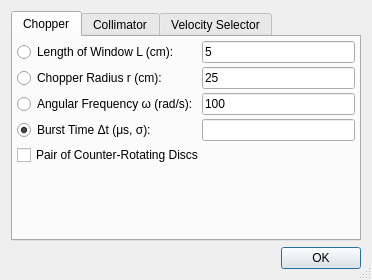
<?xml version="1.0" encoding="UTF-8"?>
<ui version="4.0">
 <class>TofCalcDlg</class>
 <widget class="QDialog" name="TofCalcDlg">
  <property name="geometry">
   <rect>
    <x>0</x>
    <y>0</y>
    <width>372</width>
    <height>280</height>
   </rect>
  </property>
  <property name="windowTitle">
   <string>Component Calculations</string>
  </property>
  <property name="sizeGripEnabled">
   <bool>true</bool>
  </property>
  <layout class="QGridLayout" name="gridLayout">
   <item row="1" column="0">
    <widget class="QDialogButtonBox" name="buttonBox">
     <property name="orientation">
      <enum>Qt::Horizontal</enum>
     </property>
     <property name="standardButtons">
      <set>QDialogButtonBox::Ok</set>
     </property>
    </widget>
   </item>
   <item row="0" column="0">
    <widget class="QTabWidget" name="tabWidget">
     <property name="currentIndex">
      <number>0</number>
     </property>
     <widget class="QWidget" name="tab">
      <attribute name="title">
       <string>Chopper</string>
      </attribute>
      <layout class="QGridLayout" name="gridLayout_2">
       <property name="margin">
        <number>4</number>
       </property>
       <property name="spacing">
        <number>4</number>
       </property>
       <item row="2" column="0">
        <widget class="QRadioButton" name="radioChopperOm">
         <property name="text">
          <string>Angular Frequency ω (rad/s):</string>
         </property>
        </widget>
       </item>
       <item row="1" column="0">
        <widget class="QRadioButton" name="radioChopperR">
         <property name="text">
          <string>Chopper Radius r (cm):</string>
         </property>
        </widget>
       </item>
       <item row="2" column="1">
        <widget class="QLineEdit" name="editChopperOm">
         <property name="text">
          <string>100</string>
         </property>
        </widget>
       </item>
       <item row="0" column="1">
        <widget class="QLineEdit" name="editChopperL">
         <property name="text">
          <string>5</string>
         </property>
        </widget>
       </item>
       <item row="1" column="1">
        <widget class="QLineEdit" name="editChopperR">
         <property name="text">
          <string>25</string>
         </property>
        </widget>
       </item>
       <item row="0" column="0">
        <widget class="QRadioButton" name="radioChopperL">
         <property name="text">
          <string>Length of Window L (cm):</string>
         </property>
        </widget>
       </item>
       <item row="5" column="0" colspan="2">
        <spacer name="verticalSpacer">
         <property name="orientation">
          <enum>Qt::Vertical</enum>
         </property>
         <property name="sizeHint" stdset="0">
          <size>
           <width>20</width>
           <height>40</height>
          </size>
         </property>
        </spacer>
       </item>
       <item row="3" column="1">
        <widget class="QLineEdit" name="editChopperT"/>
       </item>
       <item row="3" column="0">
        <widget class="QRadioButton" name="radioChopperT">
         <property name="text">
          <string>Burst Time Δt (μs, σ):</string>
         </property>
         <property name="checked">
          <bool>true</bool>
         </property>
        </widget>
       </item>
       <item row="4" column="0" colspan="2">
        <widget class="QCheckBox" name="checkChopperCounterRot">
         <property name="text">
          <string>Pair of Counter-Rotating Discs</string>
         </property>
         <property name="checked">
          <bool>false</bool>
         </property>
        </widget>
       </item>
      </layout>
     </widget>
     <widget class="QWidget" name="tab_2">
      <attribute name="title">
       <string>Collimator</string>
      </attribute>
      <layout class="QGridLayout" name="gridLayout_3">
       <property name="margin">
        <number>4</number>
       </property>
       <property name="spacing">
        <number>4</number>
       </property>
       <item row="0" column="0">
        <widget class="QRadioButton" name="radioDivL">
         <property name="text">
          <string>Collimator Length L (cm):</string>
         </property>
        </widget>
       </item>
       <item row="0" column="2">
        <widget class="QLineEdit" name="editDivL">
         <property name="text">
          <string>10</string>
         </property>
        </widget>
       </item>
       <item row="1" column="0">
        <widget class="QRadioButton" name="radioDivW">
         <property name="text">
          <string>Collimator Width w (cm):</string>
         </property>
        </widget>
       </item>
       <item row="1" column="2">
        <widget class="QLineEdit" name="editDivW">
         <property name="text">
          <string>5</string>
         </property>
        </widget>
       </item>
       <item row="2" column="0" colspan="2">
        <widget class="QRadioButton" name="radioDivAng">
         <property name="text">
          <string>Angular Acceptance Δφ (deg, σ):</string>
         </property>
         <property name="checked">
          <bool>true</bool>
         </property>
        </widget>
       </item>
       <item row="2" column="2">
        <widget class="QLineEdit" name="editDivAng"/>
       </item>
       <item row="3" column="0" colspan="3">
        <spacer name="verticalSpacer_2">
         <property name="orientation">
          <enum>Qt::Vertical</enum>
         </property>
         <property name="sizeHint" stdset="0">
          <size>
           <width>307</width>
           <height>93</height>
          </size>
         </property>
        </spacer>
       </item>
      </layout>
     </widget>
     <widget class="QWidget" name="tab_3">
      <attribute name="title">
       <string>Velocity Selector</string>
      </attribute>
      <layout class="QGridLayout" name="gridLayout_4">
       <property name="margin">
        <number>4</number>
       </property>
       <property name="spacing">
        <number>4</number>
       </property>
       <item row="1" column="0">
        <widget class="QRadioButton" name="radioSelTh">
         <property name="text">
          <string>Blade Twist θ (deg):</string>
         </property>
        </widget>
       </item>
       <item row="0" column="0">
        <widget class="QRadioButton" name="radioSelLam">
         <property name="text">
          <string>Neutron Wavelength λ (Å):</string>
         </property>
        </widget>
       </item>
       <item row="2" column="0">
        <widget class="QRadioButton" name="radioSelL">
         <property name="text">
          <string>Selector Length L (cm):</string>
         </property>
        </widget>
       </item>
       <item row="1" column="1">
        <widget class="QLineEdit" name="editSelTh">
         <property name="text">
          <string>50</string>
         </property>
        </widget>
       </item>
       <item row="3" column="0">
        <widget class="QRadioButton" name="radioSelOm">
         <property name="text">
          <string>Angular Frequency ω (rad/s):</string>
         </property>
         <property name="checked">
          <bool>true</bool>
         </property>
        </widget>
       </item>
       <item row="3" column="1">
        <widget class="QLineEdit" name="editSelOm"/>
       </item>
       <item row="0" column="1">
        <widget class="QLineEdit" name="editSelLam">
         <property name="text">
          <string>4.5</string>
         </property>
        </widget>
       </item>
       <item row="2" column="1">
        <widget class="QLineEdit" name="editSelL">
         <property name="text">
          <string>10</string>
         </property>
        </widget>
       </item>
       <item row="4" column="0" colspan="2">
        <spacer name="verticalSpacer_3">
         <property name="orientation">
          <enum>Qt::Vertical</enum>
         </property>
         <property name="sizeHint" stdset="0">
          <size>
           <width>20</width>
           <height>40</height>
          </size>
         </property>
        </spacer>
       </item>
      </layout>
     </widget>
    </widget>
   </item>
  </layout>
 </widget>
 <tabstops>
  <tabstop>tabWidget</tabstop>
  <tabstop>radioChopperL</tabstop>
  <tabstop>editChopperL</tabstop>
  <tabstop>radioChopperR</tabstop>
  <tabstop>editChopperR</tabstop>
  <tabstop>radioChopperOm</tabstop>
  <tabstop>editChopperOm</tabstop>
  <tabstop>radioChopperT</tabstop>
  <tabstop>editChopperT</tabstop>
  <tabstop>checkChopperCounterRot</tabstop>
  <tabstop>radioDivL</tabstop>
  <tabstop>editDivL</tabstop>
  <tabstop>radioDivW</tabstop>
  <tabstop>editDivW</tabstop>
  <tabstop>radioDivAng</tabstop>
  <tabstop>editDivAng</tabstop>
  <tabstop>radioSelLam</tabstop>
  <tabstop>editSelLam</tabstop>
  <tabstop>radioSelTh</tabstop>
  <tabstop>editSelTh</tabstop>
  <tabstop>radioSelL</tabstop>
  <tabstop>editSelL</tabstop>
  <tabstop>radioSelOm</tabstop>
  <tabstop>editSelOm</tabstop>
  <tabstop>buttonBox</tabstop>
 </tabstops>
 <resources/>
 <connections>
  <connection>
   <sender>buttonBox</sender>
   <signal>accepted()</signal>
   <receiver>TofCalcDlg</receiver>
   <slot>accept()</slot>
   <hints>
    <hint type="sourcelabel">
     <x>248</x>
     <y>254</y>
    </hint>
    <hint type="destinationlabel">
     <x>157</x>
     <y>274</y>
    </hint>
   </hints>
  </connection>
  <connection>
   <sender>buttonBox</sender>
   <signal>rejected()</signal>
   <receiver>TofCalcDlg</receiver>
   <slot>reject()</slot>
   <hints>
    <hint type="sourcelabel">
     <x>316</x>
     <y>260</y>
    </hint>
    <hint type="destinationlabel">
     <x>286</x>
     <y>274</y>
    </hint>
   </hints>
  </connection>
 </connections>
</ui>
